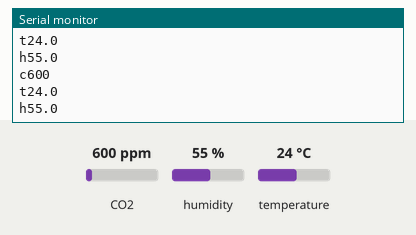
Simulated run of this sketch. Board: Arduino Uno, built with avr-gcc and run on an emulated ATmega328P. Parts: the last lines printed to the serial monitor. The test bench sets the inputs (shaded band); at power-on: CO2 600 ppm, humidity 55 %, temperature 24 °C.

Above: at 1.2 s.
1.3 s: CO2 set to 452 ppm
At 1.31 s:
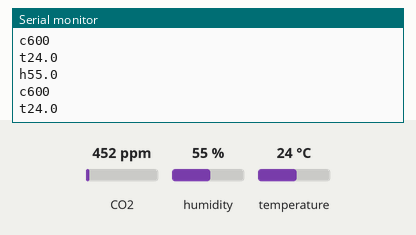
2.8 s: humidity set to 22 %
At 3.02 s:
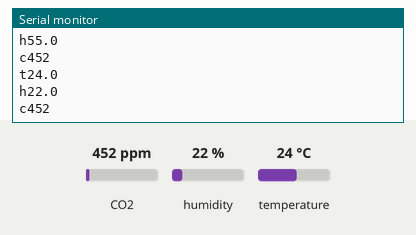
4.3 s: temperature set to 12 °C
At 4.33 s:
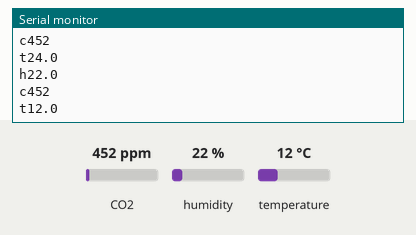

The sketch:

readings.ino
```cpp
#include <Wire.h>

#include "SparkFun_SCD30_Arduino_Library.h"

SCD30 airSensor;

void setup()
{
  Wire.begin();

  Serial.begin(9600);
  Serial.println("SCD30 Example");

  airSensor.begin(); //This will cause readings to occur every two seconds
}

void loop()
{
  if (airSensor.dataAvailable())
  {
    Serial.print("c");
    Serial.println(airSensor.getCO2());
    delay(100);
    Serial.print("t");
    Serial.println(airSensor.getTemperature(), 1);
    delay(100);
    Serial.print("h");
    Serial.println(airSensor.getHumidity(), 1);
    delay(100);
  }


}
```

Measured:
- after the input at 2.8 s, the serial monitor: prints a new line after 0.12 s (image 2)
- after the input at 4.3 s, the serial monitor: prints a new line at once (image 3)
